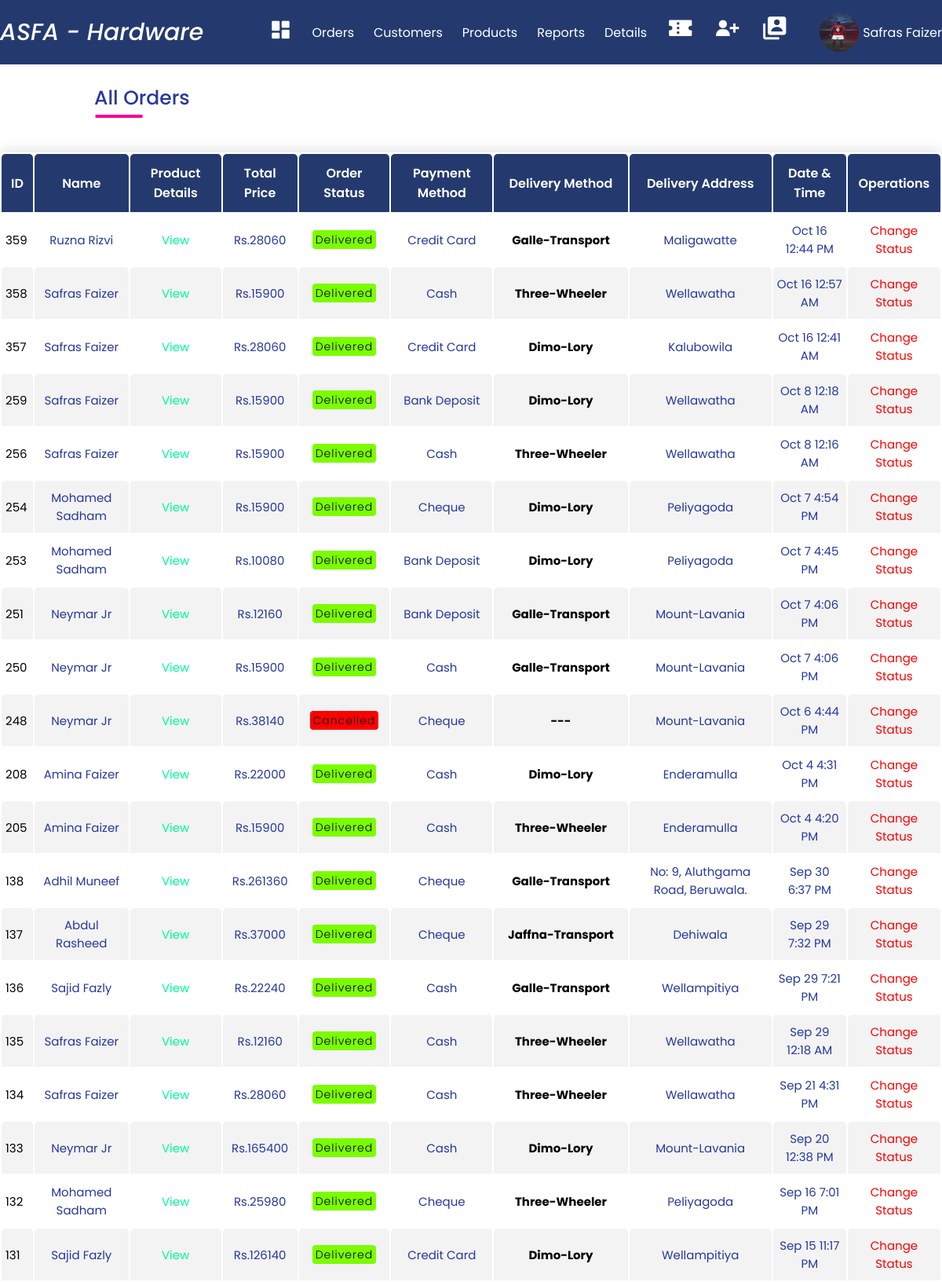
Screenshot of /Admin/Orders.php (signed in, upper part) with the database file from the repository.
### tables this page shows
CREATE TABLE `orders` (
  `order_id` int(11) NOT NULL,
  `customer_id` int(11) NOT NULL,
  `total_price` decimal(40,0) NOT NULL,
  `order_status` varchar(70) NOT NULL,
  `payment_method` varchar(70) NOT NULL,
  `delivery_id` int(11) DEFAULT NULL,
  `delivery_address` varchar(500) NOT NULL,
  `payment_image` varchar(900) DEFAULT NULL,
  `order_datetime` datetime NOT NULL DEFAULT current_timestamp()
);

CREATE TABLE `customer` (
  `customer_id` int(11) NOT NULL,
  `name` text NOT NULL,
  `mobile_number` char(100) NOT NULL,
  `email` varchar(55) NOT NULL,
  `company` varchar(40) NOT NULL,
  `address` varchar(500) NOT NULL,
  `address2` varchar(400) NOT NULL,
  `city` varchar(70) NOT NULL,
  `zipcode` int(60) NOT NULL,
  `password` varchar(55) NOT NULL,
  `status` varchar(100) NOT NULL,
  `Registered_Time` datetime NOT NULL DEFAULT current_timestamp()
);

CREATE TABLE `delivery` (
  `delivery_id` int(11) NOT NULL,
  `driver_name` varchar(100) NOT NULL,
  `method` varchar(200) NOT NULL,
  `vehicle_number` varchar(100) NOT NULL,
  `mobile_number` varchar(100) NOT NULL,
  `address` varchar(200) NOT NULL
);

### Admin/Orders.php (the view, shortened to what this page needs)
<?php
include_once("Includes/connect.php");
?>
<html>
<head>
<?php include 'Includes/Navigation2.php'; ?>
<link rel="stylesheet" href="https://cdn.jsdelivr.net/npm/@fortawesome/fontawesome-free@5.15.3/css/fontawesome.min.css">
<link rel="stylesheet" href="../Admin/CSS/Style.css" />
</head>
<body>
<div class="head">
          <h1>All Orders</h1>
<div class="container-md cart">
<table>
           <thead>
               <tr style="font-size:1.7rem;">
                   <th>ID</th>
                   <th>Name</th>
                   <th>Product Details</th>
                   <th>Total Price</th>
                   <th>Order Status</th>
                   <th>Payment Method</th>
                   <th>Delivery Method</th>
                   <th>Delivery Address</th>
                   <th>Date & Time</th>
                   <th>Operations</th>
               </tr>
           </thead>
           <tbody>
           <?php
    $sql = "SELECT orders.order_id, customer.name, orders.total_price, orders.order_status, orders.payment_method, orders.delivery_id, delivery.method, orders.delivery_address, orders.order_datetime
    FROM orders JOIN customer ON orders.customer_id=customer.customer_id INNER JOIN delivery ON delivery.delivery_id=orders.delivery_id ORDER BY `orders`.`order_id` DESC";
    $result = mysqli_query($conn, $sql);
    if (mysqli_num_rows($result) > 0) {
        while($row = mysqli_fetch_assoc($result)) {
            ?>
         <tr style="font-size:1.5rem;">
            <td style="color:black;"><?php echo $row["order_id"] ?></td>
            <td><?php echo $row["name"]?></td>
            <td><a style="color: #00FA9A;" href='View_Order.php?id=<?php echo $row["order_id"] ?>'>View</a>
            <td>Rs.<?php echo $row["total_price"] ?></td>
            <td>
                <span class="status"><?php if($row["order_status"] == 'Cancelled'){?>
                <span style="background:#FF0000; border-radius: 4px; padding: 2px 4px;"><?php echo $row["order_status"] ?></span><?php } ?>
                <?php if($row["order_status"] == 'Delivered'){?>
                <span style="background:#7CFC00;  border-radius: 4px; padding: 2px 4px;"><?php echo $row["order_status"] ?></span><?php } ?>
                <?php if($row["order_status"] == 'Order Placed'){?>
                <span style="background:#00BFFF;  border-radius: 4px; padding: 2px 4px;"><?php echo $row["order_status"] ?></span><?php } ?></span>
            </td>
            <td><?php echo $row["payment_method"] ?></td>
            <?php if($row["delivery_id"] == 7){?>
				<td><a style="font-weight:bold; color:black;">---</a></td>
				<?php }else{ ?>
            <td><a style="font-weight:bold; color:black;" value="<?php echo $row["delivery_id"] ?>"><?php echo $row["method"] ?></a></td>
            <?php } ?>
            <td><?php echo $row["delivery_address"] ?></td>
            <td><?php echo date('M j g:i A', strtotime($row["order_datetime"]));?></td>
            <td><a style="color:red;" href='Order_Process.php?id=<?php echo $row["order_id"] ?>'>Change Status</a>
        </tr>
               <?php
        }
      } else {
        echo "0 results";
      }
?>
           </tbody>
       </table>
    </div>
    </div>
    <br>
    <br>
<?php include 'Includes/Footer.php'; ?>
</body>
</html>

### Admin/Includes/Navigation2.php (shortened to what this page needs)
<?php
include_once("Includes/connect.php");
?>
<!DOCTYPE html>
<html lang="en">
<head>
  <link rel="stylesheet" href="https://cdn.jsdelivr.net/npm/boxicons@latest/css/boxicons.min.css" />
  <link rel="stylesheet" href="../Admin/CSS/Style.css" />
</head>
<body>
      <nav class="nav">
        <div class="navigation container">
          <div class="logo">
            <h1>ASFA - Hardware</h1>
          </div>
          <div class="menu">
            <ul class="nav-list">
            <li class="nav-item">
                <a href="Dashboard.php" class="nav-link icon"><i class='bx bxs-dashboard'></i></a>
              </li>
              <li class="nav-item">
                <a href="Orders.php" class="nav-link">Orders</a>
              </li>
              <li class="nav-item">
                <a href="Customers.php" class="nav-link">Customers</a>
              </li>
              <li class="nav-item">
                <a href="Products.php" class="nav-link">Products</a>
              </li>
              <li class="nav-item">
                <a href="Reports.php" class="nav-link">Reports</a>
              </li>
              <li class="nav-item">
                <a href="Delivery_Details.php" class="nav-link">Details</a>
              </li>
              <li class="nav-item">
                <a href="Coupon.php" class="nav-link icon"><i style="font-size:3.5rem;" class='bx bxs-coupon'></i></a>
              </li>
              <li class="nav-item">
                <a href="Create_Accounts.php" class="nav-link icon"><i style="font-size:3.5rem;" class='bx bxs-user-plus'></i></a>
              </li>
              <li class="nav-item">
                <a href="Admin_Profile.php" class="nav-link icon"><i style="font-size:3.5rem;" class='bx bxs-user-account'></i></a>
              </li>
              <li class="nav-item">
                <a href="#" class="nav-link"></a>
              </li>
              <li class="nav-item">
              <?php
              $a_id = $_SESSION['adminid'];
              $sql = "SELECT * FROM admin where admin_id='$a_id'";
              $result = mysqli_query($conn, $sql);
              while($row = mysqli_fetch_assoc($result)) {
              ?>
              <img src="../Admin/<?php echo  $row['admin_image'] ?>" alt="" class="avatar">
              <?php } ?>
              </li>
              <div class="right">
              <ul>
              <li>
              <span class="nav-link"><?php echo $_SESSION['admin'];?></span>
            </ul>
          </div>
        </div>
      </nav>
</body>
</html>

### Admin/CSS/Style.css (style rules this page uses)
*, *::before, *::after { margin: 0; padding: 0; box-sizing: inherit; }
html { box-sizing: border-box; font-size: 62.5%; }
body { font-family: 'Poppins', sans-serif; font-size: 1.6rem; font-weight: 400; background-color: #fff; color: #2638a0; position: relative; z-index: 1; }
h1,h2,h3,h4 { font-weight: 500; }
a { color: inherit; text-decoration: none; }
img { max-width: 100%; }
li { list-style-type: none; }
.container { max-width: 120rem; margin: 0 auto; }
.container-md { max-width: 135rem; margin: 0 auto; }
.nav { padding: 1.6rem 0; background-color: #243a6f; color: #ffffff; }
.navigation { display: flex; align-items: center; justify-content: space-between; }
.logo h1 { font-size: 3rem; font-style: italic; }
.nav-list { display: flex; align-items: center; }
.nav-item:not(:last-child) { margin-right: 0.5rem; }
.nav-link:link, .nav-link:visited { padding: 0.8rem 1rem; transition: all 300ms ease-in-out; }
.nav-link.icon { font-size: 3rem; }
.right ul li { position: relative; }
.avatar { vertical-align: middle; width: 50px; height: 50px; border-radius: 50%; }
.status { position: relative; padding: 2px 4px; color: rgb(0, 0, 0); border-radius: 4px; font-size: 14px; font-weight: 300; letter-spacing: 1px; }
.head h1 { font-size: 2.5rem; display: inline-block; position: relative; z-index: 0; margin-left: 10%; margin-top: 2%; }
.head h1::after { content: ""; position: absolute; left: 26%; bottom: -20%; transform: translate(-50%, -50%); background-color: #f60091; width: 50%; height: 0.4rem; z-index: 1; }
.cart { margin: 50px auto; border-radius: 5px 5px 0 0; border-color: #243a6f; box-shadow: 0 0 20px rgba(0, 0, 0, 0.15); }
.cart table { width: 100%; border-radius: 5px 5px 0 0; }
.cart th { text-align: center; padding: 1.2rem; color: #fff; background-color: #243a6f; font-weight: 600; font-size: 1.6rem; border-radius: 5px 5px 0 0; }
.cart td { padding: 1rem 0.5rem; border-radius: 5px 5px 0 0; border-color: #243a6f; text-align: center; }
.cart td a { color: orangered; font-size: 1.5rem; }
.cart td:first-child, .cart th:first-child { text-align: left; }
.cart tbody tr { border-bottom: 1px solid #dddddd; }
.cart tbody tr:nth-of-type(even) { background-color: #f3f3f3; }

### rows the page displays
orders: order_id "359", customer.name "Ruzna Rizvi", total_price "28060", order_status "Delivered", payment_method "Credit Card", delivery.method "Galle-Transport", delivery_address "Maligawatte", order_datetime "Oct 16 12:44 PM"
orders: order_id "358", customer.name "Safras Faizer", total_price "15900", order_status "Delivered", payment_method "Cash", delivery.method "Three-Wheeler", delivery_address "Wellawatha", order_datetime "Oct 16 12:57 AM"
orders: order_id "357", customer.name "Safras Faizer", total_price "28060", order_status "Delivered", payment_method "Credit Card", delivery.method "Dimo-Lory", delivery_address "Kalubowila", order_datetime "Oct 16 12:41 AM"
orders: order_id "259", customer.name "Safras Faizer", total_price "15900", order_status "Delivered", payment_method "Bank Deposit", delivery.method "Dimo-Lory", delivery_address "Wellawatha", order_datetime "Oct 8 12:18 AM"
orders: order_id "256", customer.name "Safras Faizer", total_price "15900", order_status "Delivered", payment_method "Cash", delivery.method "Three-Wheeler", delivery_address "Wellawatha", order_datetime "Oct 8 12:16 AM"
orders: order_id "254", customer.name "Mohamed Sadham", total_price "15900", order_status "Delivered", payment_method "Cheque", delivery.method "Dimo-Lory", delivery_address "Peliyagoda", order_datetime "Oct 7 4:54 PM"
orders: order_id "253", customer.name "Mohamed Sadham", total_price "10080", order_status "Delivered", payment_method "Bank Deposit", delivery.method "Dimo-Lory", delivery_address "Peliyagoda", order_datetime "Oct 7 4:45 PM"
orders: order_id "251", customer.name "Neymar Jr", total_price "12160", order_status "Delivered", payment_method "Bank Deposit", delivery.method "Galle-Transport", delivery_address "Mount-Lavania", order_datetime "Oct 7 4:06 PM"
orders: order_id "250", customer.name "Neymar Jr", total_price "15900", order_status "Delivered", payment_method "Cash", delivery.method "Galle-Transport", delivery_address "Mount-Lavania", order_datetime "Oct 7 4:06 PM"
orders: order_id "248", customer.name "Neymar Jr", total_price "38140", order_status "Cancelled", payment_method "Cheque", delivery_address "Mount-Lavania", order_datetime "Oct 6 4:44 PM"
orders: order_id "208", customer.name "Amina Faizer", total_price "22000", order_status "Delivered", payment_method "Cash", delivery.method "Dimo-Lory", delivery_address "Enderamulla", order_datetime "Oct 4 4:31 PM"
orders: order_id "205", customer.name "Amina Faizer", total_price "15900", order_status "Delivered", payment_method "Cash", delivery.method "Three-Wheeler", delivery_address "Enderamulla", order_datetime "Oct 4 4:20 PM"
orders: order_id "138", customer.name "Adhil Muneef", total_price "261360", order_status "Delivered", payment_method "Cheque", delivery.method "Galle-Transport", delivery_address "No: 9, Aluthgama Road, Beruwala.", order_datetime "Sep 30 6:37 PM"
orders: order_id "137", customer.name "Abdul Rasheed", total_price "37000", order_status "Delivered", payment_method "Cheque", delivery.method "Jaffna-Transport", delivery_address "Dehiwala", order_datetime "Sep 29 7:32 PM"
orders: order_id "136", customer.name "Sajid Fazly", total_price "22240", order_status "Delivered", payment_method "Cash", delivery.method "Galle-Transport", delivery_address "Wellampitiya", order_datetime "Sep 29 7:21 PM"
orders: order_id "135", customer.name "Safras Faizer", total_price "12160", order_status "Delivered", payment_method "Cash", delivery.method "Three-Wheeler", delivery_address "Wellawatha", order_datetime "Sep 29 12:18 AM"
orders: order_id "134", customer.name "Safras Faizer", total_price "28060", order_status "Delivered", payment_method "Cash", delivery.method "Three-Wheeler", delivery_address "Wellawatha", order_datetime "Sep 21 4:31 PM"
orders: order_id "133", customer.name "Neymar Jr", total_price "165400", order_status "Delivered", payment_method "Cash", delivery.method "Dimo-Lory", delivery_address "Mount-Lavania", order_datetime "Sep 20 12:38 PM"
orders: order_id "132", customer.name "Mohamed Sadham", total_price "25980", order_status "Delivered", payment_method "Cheque", delivery.method "Three-Wheeler", delivery_address "Peliyagoda", order_datetime "Sep 16 7:01 PM"
orders: order_id "131", customer.name "Sajid Fazly", total_price "126140", order_status "Delivered", payment_method "Credit Card", delivery.method "Dimo-Lory", delivery_address "Wellampitiya", order_datetime "Sep 15 11:17 PM"

### other values shown
$_SESSION['admin'] "Safras Faizer"
